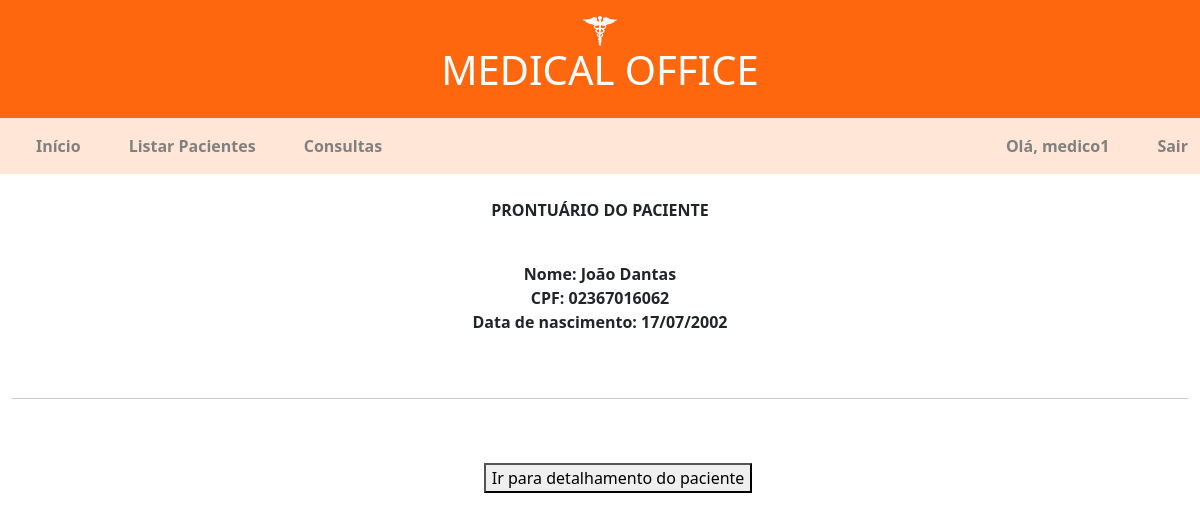
/office/patient_medical_record/283/ (signed in), run on an earlier commit of the app's database.
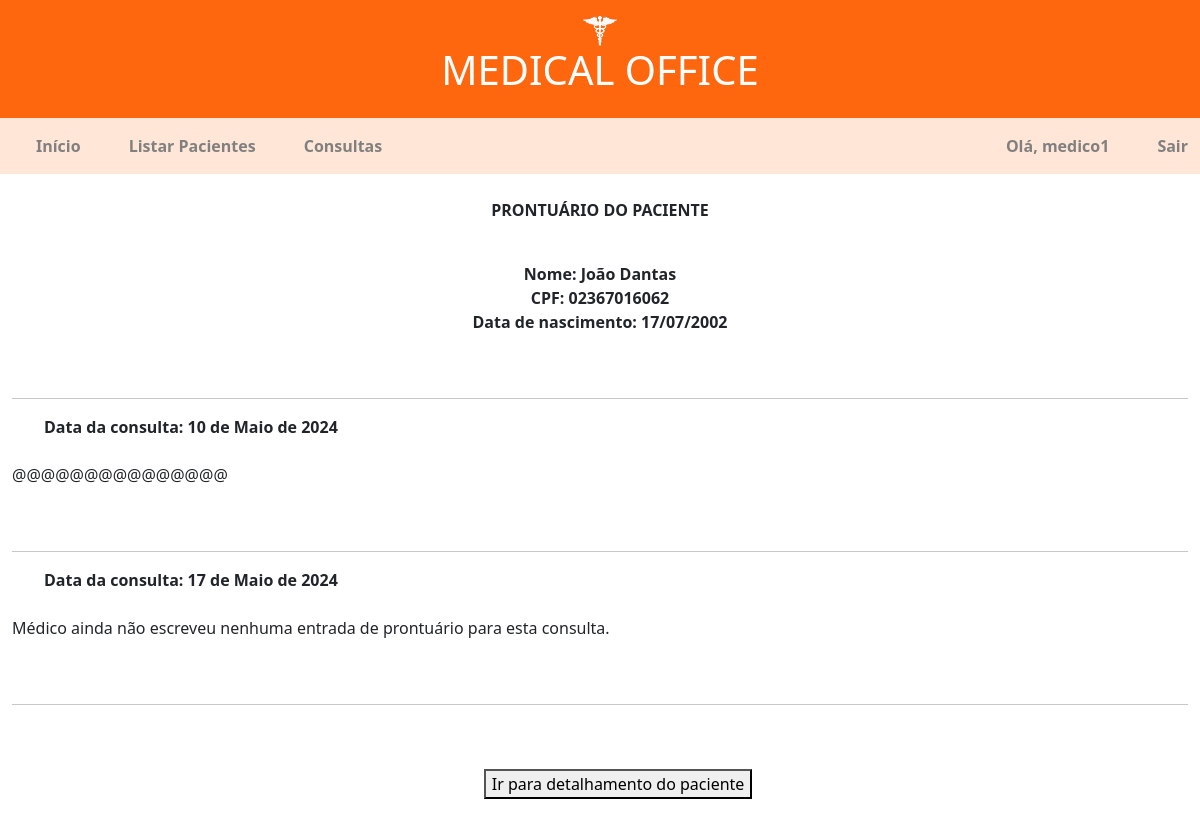
And on a later commit of the database.
### office/models.py (models this page shows)
class Patient(models.Model):
    name = models.CharField(max_length = 200, null = True)
    date_of_birth = models.DateField(null = True, blank = True)
    CPF = models.CharField(max_length = 11, null = True)
    phone = models.CharField(max_length = 200, null = True)
    class Meta:
        ordering = ['name']
    def __str__(self):
        return f'{self.name} (CPF: {self.CPF})'

class Appointment(models.Model):
    date = models.DateField(null = True, blank = True)
    time = models.TimeField(null = True, blank = True)
    patient = models.ForeignKey(Patient, on_delete = models.DO_NOTHING, null = True)
    class Meta:
        ordering = ['date', 'time']
    def __str__(self):
        return f'{self.date} - {self.time} - {self.patient}'

class MedicalRecordEntry(models.Model):
    content = models.CharField(max_length = 2000, null = True)
    appointment = models.ForeignKey(Appointment, on_delete = models.SET_NULL, null = True)
    patient = models.ForeignKey(Patient, on_delete = models.SET_NULL, null = True)
    def __str__(self):
        return f'{self.appointment.date}\n{self.content}'

### office/decorators.py (the view)
    def wrapper(request, *args, **kwargs):
        if request.user.groups.filter(name="médicos").exists():
            return function(request, *args, **kwargs)
        raise PermissionDenied

### office/views.py (called while the page is built)
def format_date(date):
    date_str = str(date)
    date_splited = date_str.split("-")
    date_splited_inverted = date_splited[::-1]
    formated_date = ("/").join(date_splited_inverted)
    return formated_date

### office/templates/office/patient_medical_record.html (shortened to what this page needs)
{% extends "office/base_doctor.html" %}
{% block content %}
<div class="container-fluid text-center display:block">
    <br>
    <p><strong>PRONTUÁRIO DO PACIENTE</strong></p>
    <br>
</div>
<div class="container-fluid text-center display:block">
    <strong>Nome: {{patient.name}}</strong>
    <br>
    <strong>CPF: {{patient.CPF}}</strong>
    <br>
    <strong>Data de nascimento: {{birth_date}}</strong>
    <br>
</div>
<div id="medicalRecordContent" class="container-fluid">
    <br><br>
    <hr>
    {%for appointment_data in appointments_data%}
                &emsp;&emsp;<strong>Data da consulta: {{appointment_data.0.date}}</strong>
                <br>
                &emsp;&emsp;<div id="medicalRecordRealContent">{{appointment_data.1}}</div>
                <br>
                <hr>
    {% endfor %}
</div>
<br><br>
<div class="container-fluid text-center display:block">
    <button type="submit" onclick="window.location='{% url 'office:patient_details_doctor' patient_id=patient.id%}'; return false;" >Ir para detalhamento do paciente</button>
</div>
<br><br>
{% endblock %}

### office/templates/office/base_doctor.html (shortened to what this page needs)
{% load static%}
<!doctype html>
<html lang="pt-BR">
<head>
  <link href="https://cdn.jsdelivr.net/npm/bootstrap@5.2.3/dist/css/bootstrap.min.css" rel="stylesheet">
</head>
<body>
    <nav class="navbar-header py-3" style="background-color:#ff670f; ">
        <div class="container-fluid text-center display:block">
          <img class="logo" src="{% static 'office/logowhite.png' %}" style="height: 30px; width: 80px; max-width: fit-content;">
            <span class="navbar-brand mb-0 h1" style = "color: white">
                <h1>MEDICAL OFFICE</h1>
            </span>
        </div>
    </nav>
    <nav class="navbar navbar-expand-lg" style= "background-color:#ffe6d7 ">
        <div class="container-fluid">
          <div class="collapse navbar-collapse" id="navbarTogglerDemo02" >
            <ul class="navbar-nav me-auto mb-2 mb-lg-0" >
              <li class="nav-item" >
                <a class="nav-link active" aria-current="page" href="{% url 'office:home_doctor' %} " style = "color: grey"><b>Início</b></a>
              </li>&emsp;&emsp;
              <li class="nav-item">
                <a id="listPatientsDoctor" class="nav-link" href="{% url 'office:list_patients_doctor' %}" style = "color: grey"><b>Listar Pacientes</b></a>
              </li>&emsp;&emsp;
              <li class="nav-item" >
                {% now "Y-m-d" as current_date%}
                <a id="appointmentsListDoctor"  class="nav-link active" aria-current="page" href="{% url 'office:appointments_list_doctor' date=current_date%} " style = "color: grey"><b>Consultas</b></a>
              </li>&emsp;&emsp;
            </ul>
            <span class="navbar-text" style = "color: grey"><b>Olá, {{user.username}}</b>
            </span>&emsp;&emsp;&emsp;
            <span class="navbar-text">
                <a class="nav-link" href="{%url 'logout'%}" style = "color: grey"><b>Sair</b></a>
            </span>
          </div>
        </div>
      </nav>
    {% block content %}
    {% endblock %}
</body>
</html>

What changed in the data, as far as the page shows it:
added Appointment: date "10 de Maio de 2024", content "@@@@@@@@@@@@@@@"
added Appointment: date "17 de Maio de 2024", appointment_data "Médico ainda não escreveu nenhuma entrada de prontuário para esta consulta."
